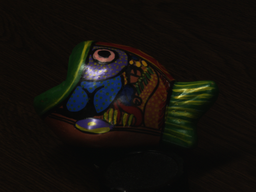
#> input picture single_image/TanR_and_IkeuchiK/highlight/images/fish.ppm, 256 x 192 px, shrunk from 640 x 480 before the run, found by its file name
$ jupyter execute clean.ipynb   (shell and % lines are left out)   (older library calls are emulated)
#> lines starting #> are read from the running program, lines starting #| are printed output that depends on the picture; after the words box and inside, x2 and y2 are one past the last pixel; in counts of white or black regions, pixels touching at a corner belong together; long printed decimals are rounded
#> further down, image is the input picture: PIL image 256x192 RGB; mean R, G, B 19.3, 16.6, 12.6
[cell 1]
import cv2
import numpy as np
from matplotlib import pyplot as plt
from multiprocessing import Pool
import time
import dill
from PIL import Image

[cell 2]
def show_img(img):
    cv2.imshow("img", img)
    cv2.waitKey(0)
    cv2.destroyAllWindows()
def show_plt_img(img_in):
    img = cv2.cvtColor(img_in, cv2.COLOR_BGR2RGB)
    plt.imshow(img)
def print_max_min_median(M):
    print(f"max={M.max()}, min={M.min()}, median={np.median(M)}")

### We perform the proposed algorithm on endoscopic images under design parameters α = 0.05, β1 ∈ [1, 5], β2 = 0.1, and τ ∈ [0.01, 0.1], and on natural images under design parameters α = 0.1, τ = 0.01, β1 = 3, and β2 = 0.1.

[cell 3]
alpha = 0.1
theta = 0.01
sigma = 0.01

[cell 4]
def make_square(im, min_size=256, fill_color=(0, 0, 0, 0)):
#> called with min_size = 256, fill_color = (0, 0, 0, 0)
    x, y = im.size
#> x = 256; y = 192
    size = max(min_size, x, y)
#> size = 256
    new_im = Image.new('RGBA', (size, size), fill_color)
#> new_im: PIL image 256x256 RGBA; every value is 0
    new_im.paste(im, (int((size - x) / 2), int((size - y) / 2)))
    return new_im

image = Image.open('fish.ppm')
new_image = make_square(image)
new_image.save('fish_square.ppm', 'PPM')

[cell 5]
img = cv2.imread('fish_square.ppm').astype('float32') / 255.0
# img = cv2.imread('fish.ppm').astype('float32') / 255.0
print_max_min_median(img)
#| max=0.9294, min=0.0, median=0.03529
show_plt_img(img)
# show_img(img)

### Compute H(x); S(x); V(x)g by HSV transformation

[cell 6]
hsv_img = cv2.cvtColor(cv2.imread('fish_square.ppm'), cv2.COLOR_BGR2HSV).astype('float32') / 255.0
# hsv_img = cv2.cvtColor(cv2.imread('fish.ppm'), cv2.COLOR_BGR2HSV).astype('float32') / 255.0
print_max_min_median(hsv_img)
#| max=0.9412, min=0.0, median=0.05882
H, S, V = hsv_img[:, :, 0], hsv_img[:, :, 1], hsv_img[:, :, 2]
plt.imshow(hsv_img)
# show_img(hsv_img)

### Compute highlight detection sets by (8) and (9)

[cell 7]
def show_with_mask(img, mask):
    coef_indxs = np.copy(mask)
    coef_indxs[coef_indxs == True] = 1
    coef_indxs[coef_indxs == False] = 0
    _3d_coef_indxs = np.repeat(coef_indxs[:, :, np.newaxis], 3, axis=2)
    plt.imshow(img * _3d_coef_indxs)

#### 8 $X_{SV}$(x) = {x| S(x) < α; V(x) > 1 − α}

[cell 8]
X_SV = np.array(S < alpha) | np.array(V > (1 - alpha))
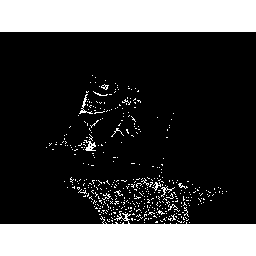
#> X_SV: shape (256, 256) bool; 27.2% white; 430 white regions (418 under 20 px), largest, box (x1, y1, x2, y2) and area: (0, 211, 256, 256) 8280, (0, 0, 256, 32) 8192, (84, 140, 96, 151) 67

[cell 9]
show_with_mask(img, X_SV)

#### 9 $X_G(x) = \{x|G(x) ≥ τ \}$

gradient magnitude of dark-channel image $\hat{I}(x) = min_{c∈{r,g,b}} I_c(x)$

[cell 10]
I_b, I_g, I_r = cv2.split(img)
I_gmd = np.minimum(I_b, I_g, I_r)
print_max_min_median(I_gmd)
#| max=0.7569, min=0.0, median=0.03137

$G(x) =\frac{\sqrt{(\hat{I}(x+1,y)−\hat{I}(x−1,y))^2+(\hat{I}(x,y+1)−\hat{I}(x,y−1))^2}}{2}$

[cell 11]
def check_bound(x, upper_bound):
    b1 = x - 1 > 0
    b2 = x + 1 < upper_bound
    return b1 and b2

G = np.copy(I_gmd)
for y in range(I_gmd.shape[0]):
    for x in range(I_gmd.shape[1]):
        if not check_bound(x, I_gmd.shape[1]) or  not check_bound(y, I_gmd.shape[0]):
            continue

        G[y, x] = np.sqrt( ( I_gmd[y, x+1] - I_gmd[y, x-1] ) ** 2  +  ( I_gmd[y+1, x] - I_gmd[y-1, x] ) ** 2 ) / 2

[cell 12]
X_G = np.array(G >= theta)
#> X_G: shape (256, 256) bool; 10% white; 82 white regions (70 under 20 px), largest, box (x1, y1, x2, y2) and area: (65, 77, 150, 146) 2928, (0, 31, 256, 225) 1618, (166, 113, 216, 150) 720
show_with_mask(img, X_G)

### Compute Hue estimate $H^∗$(x) by (11)
### Compute Saturation estimate $S^∗$(x) by (12)

#### We propose a joint HSV and RGB-space detection set as below
#### $X_{SVG}(x) = X_{SV}(x) \cup X_G(x)$

[cell 13]
X_SVG = X_SV | X_G
#> X_SVG: shape (256, 256) bool; 36% white; 356 white regions (342 under 20 px), largest, box (x1, y1, x2, y2) and area: (0, 0, 256, 256) 17598, (64, 77, 150, 170) 3720, (166, 113, 216, 150) 721
show_with_mask(img, X_SVG)

$\begin{aligned} w_{S V G}(\mathbf{x}) &=\left\{\begin{array}{ll}\alpha, & \mathbf{x} \in X_{S V G}(\mathbf{x}) \\ 1, & \text {else}\end{array}\right.\\
\end{aligned}$   $~~~~~\mathbf{(13)}$

[cell 14]
W_svg_matrix = np.ones(X_SVG.shape).astype('float32')
W_svg_matrix[X_SVG == True] = alpha
W_svg_matrix[X_SVG == False] = 1.0
np.unique(W_svg_matrix)

### _____

$\begin{aligned} w_{H S}(\mathbf{x}, \mathbf{u})=e^{\left(\frac{-(\mathbf{H}(\mathbf{x})-\mathbf{H}(\mathbf{u}))^{2}}{\sigma^{2}}\right.} e^{\left.-(1-\mathbf{S}(\mathbf{u}))^{2}\right)} \end{aligned}$

### _____

$\mathbf{H}^{*}(x)=\frac{1}{\sum_{u \in \Omega(\mathbf{x})} w_{S V G}(\mathbf{u})} \sum_{u \in \Omega(\mathbf{x})} \mathbf{H}(\mathbf{u}) w_{S V G}(u)$     $~~~~~\mathbf{(11)}$

$\mathbf{S}^{*}(x)=\frac{1}{\sum_{u \in \Omega(\mathbf{x})} w_{H S}(\mathbf{x}, \mathbf{u})} \sum_{u \in \Omega(\mathbf{x})} \mathbf{S}(\mathbf{u}) w_{H S}(\mathbf{x}, \mathbf{u})$    $~~~~~\mathbf{(12)}$

[cell 15]
print

[cell 16]
def calc_size(point, shape, window_size):
    result = [0, 0, 0, 0]
    y, x = point
    edge = (window_size - 1) // 2
    result[0] = max(y - edge, 0)
    result[1] = min(shape[0], y + edge)

    result[2] = max(x - edge, 0)
    result[3] = min(x + edge, shape[1])
    return result

def get_part(size, matrix):
    return matrix[size[0] : size[1], size[2] : size[3]]

def get_whs(H_x, H_window, S_window):
    part1 = (-(H_x - H_window) ** 2) / (sigma ** 2)
#     part2 = - (1 - S_window ** 2)
    part2 =  - (1 - S_window) ** 2
    return np.exp(part1) * np.exp(part2)
#     return np.exp(part1 * np.exp(part2))
    #     mb mistake in paper

[cell 17]
window_size = 7
# [4 lines of commented-out code are left out]
H_11 = np.copy(H)
S_12 = np.copy(S)
n = 0
for y in range(X_SVG.shape[0]):
    for x in range(X_SVG.shape[1]):
        if X_SVG[y, x] == True:
            n+=1
            size = calc_size((y, x), X_SVG.shape, window_size)
#             H_window = get_part(size, H)
#             S_window = get_part(size, S)
            H_window = get_part(size, H_11)
            S_window = get_part(size, S_12)

            wsvg = get_part(size, W_svg_matrix)
            H_svg = H_window * wsvg
            H_11[y, x] = (1 / wsvg.sum()) * H_svg.sum()

            whs = get_whs(H[y, x], H_window, S_window)
            S_whs = whs * S_window
# [14 lines of commented-out code are left out]
            if whs.sum() == 0:
                S_12[y,x] = 1.0
            else:
                S_12[y, x] = (1 / whs.sum()) * S_whs.sum()
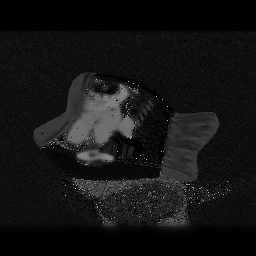
#> H_11: shape (256, 256) float32; min 0, max 0.702, mean 0.0774
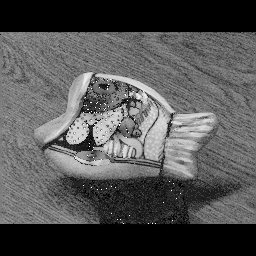
#> S_12: shape (256, 256) float32; min 0, max 1, mean 0.329
n
#> Out = 23602

[cell 18]
np.unique(X_SVG.astype('float32'))
#> Out = [0, 1]

[cell 19]
mask = X_SVG.astype('float32')
# _hsv_new= cv2.inpaint(cv2.merge([H_11, S_12, O]).astype('uint8')*255, cv2.merge([mask,mask, mask]).astype('uint8')*255, 3, cv2.INPAINT_TELEA)
_H = cv2.inpaint(H.astype('uint8')*255, mask.astype('uint8')*255, 3, cv2.INPAINT_TELEA).astype('float32') / 255.0
# _H = cv2.inpaint(H_11, mask, 3, cv2.INPAINT_TELEA)

[cell 20]
np.unique(_H)
#> Out = [0]

[cell 21]
O = np.ones(H.shape).astype('float32')
_hsv_new =  cv2.merge([H_11, S_12, O])
# _hsv_new =  cv2.merge([H_11, S_12, V])
# _hsv_new =  cv2.merge([H * H_11,S* S_12, V])
# _hsv_new =  cv2.merge([H,S, V])

[cell 22]
_hsv_new =  cv2.merge([H_11, S_12, O])
rgb_new_hsv = cv2.cvtColor((_hsv_new * 255).astype('uint8'), cv2.COLOR_HSV2RGB).astype('float32') / 255.0
plt.imshow(rgb_new_hsv)

[cell 23]
V_m = np.copy(V)
V3 = cv2.merge([V_m,V_m,V_m])
plt.imshow(V3 * rgb_new_hsv)

[cell 24]
i = cv2.cvtColor(( V3 * rgb_new_hsv * 255).astype('uint8'), cv2.COLOR_RGB2BGR)
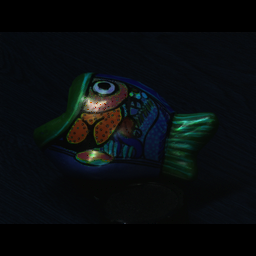
#> i: shape (256, 256, 3); mean R, G, B 8.8, 12.4, 13.8
cv2.imwrite(f"V3_rgb.png", i)
#> Out = True

[cell 25]
_hsv_new =  cv2.merge([H, S, O])
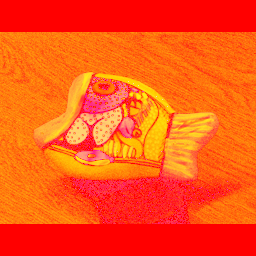
#> _hsv_new: shape (256, 256, 3) float32; mean of channels 0, 1, 2 0.0734, 0.324, 1; drawn as B, G, R
rgb_new_hsv = cv2.cvtColor((_hsv_new * 255).astype('uint8'), cv2.COLOR_HSV2RGB).astype('float32') / 255.0
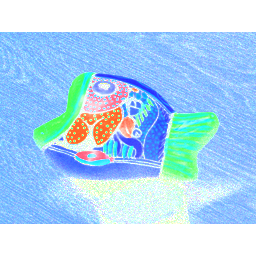
#> rgb_new_hsv: shape (256, 256, 3) float32; mean of channels 0, 1, 2 0.955, 0.844, 0.694; drawn as B, G, R
plt.imshow(rgb_new_hsv)

### Compute diffuse chromaticity estimate by (15)

$\Lambda^{*}(\mathbf{x})=\varphi^{-1}\left(I_{H}^{*}, I_{S}^{*}, 1\right)$

where $\varphi^{-1}$  is the inverse transformation from HSV color
space to RGB color space

[cell 26]
O = np.ones(H.shape).astype('float32')
_hsv_new =  cv2.merge([H_11, S_12, O])
_diff_chrom = cv2.cvtColor((_hsv_new * 255).astype('uint8'), cv2.COLOR_HSV2RGB).astype('float32') / 255.0
plt.imshow(_diff_chrom)
# show_img(_diff_chrom)

### Compute $m^∗_d$(x) by updating algorithm (25)

\begin{array}{l}
m_{d}^{k+1}(\mathbf{x})=P_{\Omega_{1}}\left[m_{d}^{k}(\mathbf{x})-h_{k} \frac{\partial E}{\partial m_{d}}\left(m_{d}^{k}(\mathbf{x}), m_{s}^{k}(\mathbf{x}), \mathbf{q}^{k}(\mathbf{x})\right)\right] \\
m_{s}^{k+1}(\mathbf{x})=P_{\Omega_{2}}\left[m_{s}^{k}(\mathbf{x})-h_{k} \frac{\partial E}{\partial m_{s}}\left(m_{d}^{k}(\mathbf{x}), m_{s}^{k}(\mathbf{x}), \mathbf{p}^{k}(\mathbf{x})\right)\right] \\
\mathbf{p}^{k+1}(\mathbf{x})=P_{\Omega_{3}}\left[\mathbf{p}^{k}(\mathbf{x})-h_{k} \beta_{2} \nabla m_{s}^{k}(\mathbf{x})\right] \\
\mathbf{q}^{k+1}(\mathbf{x})=\mathbf{q}^{k}(\mathbf{x})-h_{k} \beta_{1}\left(\nabla m_{d}^{k}(\mathbf{x})-\mathbf{q}^{k}(\mathbf{x})\right)
\end{array}

I(x) D md(x)3∗(x) C ms(x)0(x) C δ(x)

[cell 27]
def P1(u):
    u[u < 0] = 0
    u[u > 1] = 1
    return u

def P2(u):
    u[u < 0] = 0
    u[u > 1] = 1
    return u

def P3(u):
    u[u < -1] = -1
    u[u > 1] = 1
    return u

[cell 28]
def sobel_filter(image, flag):
    result = []
    colors = cv2.split(image)
    for c in colors:
        color = c
#         color = cv2.cvtColor(c, cv2.COLOR_RGB2GRAY)
#         color = cv2.GaussianBlur(c, (7, 7), 0)
        if flag:
            color = cv2.Sobel(color, cv2.CV_64F, 1, 0, ksize=5)
        else:
            color = cv2.Sobel(color, cv2.CV_64F, 0, 1, ksize=5)
        result.append(color)


    return cv2.merge(result)

def show_filter(img):
    f, ax = plt.subplots(2, 3, figsize=(15,15))
    sobelx = sobel_filter(img, True)
    for i, color in enumerate(cv2.split(sobelx)):
        ax[0, i].set_title(f"X color {i}")
        ax[0, i].imshow(color, cmap='gray')

    sobely = sobel_filter(img, False)
    for i, color in enumerate(cv2.split(sobely)):
        ax[1, i].set_title(f"Y color {i}")
        ax[1, i].imshow(color, cmap='gray')

[cell 29]
def gen_1(shape):
    return (np.random.rand(*shape) * 0.001).astype('float32')
#     return np.random.choice(np.arange(0.3, 0.8, 0.001), shape)

def gen_2(shape):
    return (np.random.choice(np.arange(-1, 1, 0.001), shape)* 0.001).astype('float32')

When the highlight region is very small,
 is chosen to be 0. Otherwise,  is in general chosen as
the mean intensity of the neighborhood around the highlight
region

modification 1 -e only for hihlight, 1 otherwise

[cell 30]
from collections import defaultdict
data = defaultdict(lambda: defaultdict(list))
shape = img.shape

_Gamma = np.ones(shape).astype('float32')
_Gamma[:,:,0] = 1.0 - cv2.blur(I_r, (3,3))
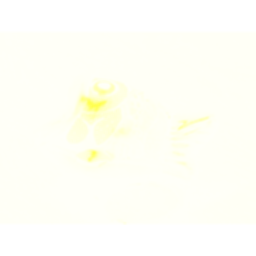
#> _Gamma: shape (256, 256, 3) float32; mean of channels 0, 1, 2 0.967, 1, 1; drawn as B, G, R
_Gamma[:,:,0][~X_SVG] = 1.0
_I = img

_m_d = P1(cv2.merge([V,V,V]))
_m_s = P2((img - _m_d * _diff_chrom) / _Gamma)
#> in P2, `u[u > 1] = 1`:
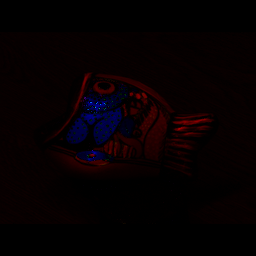
#> u: shape (256, 256, 3) float32; mean of channels 0, 1, 2 0.00691, 0.000603, 0.0246; drawn as B, G, R

init_m_d = np.copy(_m_d)
init_m_s = np.copy(_m_s)

_p_x, _p_y  = gen_2(shape), gen_2(shape)
_q_x, _q_y  = gen_2(shape), gen_2(shape)

_h = np.ones(shape)
_h[_h == 1] = 0.001

B1 = 3
B2 = 0.1

[cell 31]
plt.imshow(_m_d * _diff_chrom)

[cell 32]
plt.imshow(_m_s * _Gamma)

[cell 33]
f, ax = plt.subplots(1, 3, figsize=(15,15))
for i, color in enumerate(cv2.split(_m_s * _Gamma)):
    ax[i].imshow(color, cmap='gray')
#> this loop made 3 passes
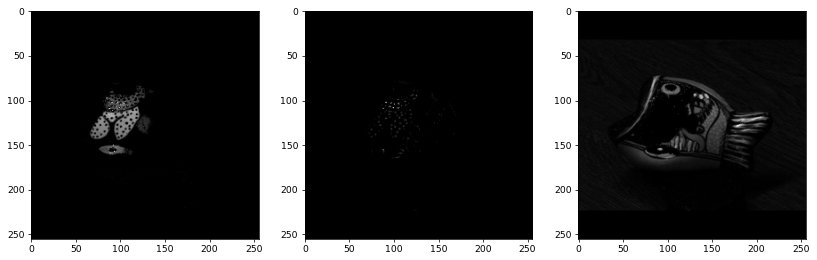
#> figure drawn by matplotlib, 3 panels

### Init m_d

[cell 34]
show_filter(_m_d)
#> the loop in sobel_filter, `for c in colors:` made 3 passes
#> the loop in show_filter, `for i, color in enumerate(cv2.split(sobelx)):` made 3 passes
#> the loop in sobel_filter (call 2), `for c in colors:` made 3 passes
#> the loop in show_filter, `for i, color in enumerate(cv2.split(sobely)):` made 3 passes

### Init m_s

[cell 35]
show_filter(_m_s)
#> the loop in sobel_filter (call 3), `for c in colors:` made 3 passes
#> pass 2, in sobel_filter (call 3), `color = cv2.Sobel(color, cv2.CV_64F, 1, 0, ksize=5)`:
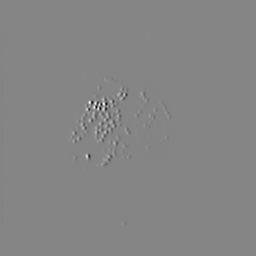
#> color: shape (256, 256) float64; min -7.23, max 6.61, mean -0.000285; drawn with min black and max white
#> the loop in show_filter (call 2), `for i, color in enumerate(cv2.split(sobelx)):` made 3 passes
#> the loop in show_filter (call 2), `for i, color in enumerate(cv2.split(sobely)):` made 3 passes

[cell 36]
def div(img):
    sobel_x = sobel_filter(m_s_k, True)
    sobel_y = sobel_filter(m_s_k, False)
    return sobel_x + sobel_y

[cell 37]
h = _h[:,:,0]
for color in range(3):
    m_d, m_s  = _m_d[:, :, color], _m_s[:, :, color]
    p_x, p_y  = _p_x[:, :, color], _p_y[:, :, color]
    q_x, q_y  = _q_x[:, :, color], _q_y[:, :, color]
    Gamma = np.copy(_Gamma[:,:, color])
    I = np.copy(_I[:,:, color])
    diff_chrom = np.copy(_diff_chrom[:, :, color])
    k = [p_x, p_y
        ,q_x, q_y
        ,m_d, m_s ]
    for i in range(100):
#     while True:
        p_x_k, p_y_k, q_x_k, q_y_k, m_d_k, m_s_k = k

        g_m_s_x = sobel_filter(m_s_k, True)
        g_m_s_y = sobel_filter(m_s_k, False)
        p_x = P3(p_x_k - h * B2 * g_m_s_x)
        p_y = P3(p_y_k - h * B2 * g_m_s_y)

        g_m_d_x = sobel_filter(m_d_k, True)
        g_m_d_y = sobel_filter(m_d_k, False)

        q_x = q_x_k - h * B1 * (g_m_d_x - q_x_k)
        q_y = q_y_k - h * B1 * (g_m_d_y - q_y_k)

#         div_p = div(p_x_k) + div(p_y_k)
        div_p = sobel_filter(p_x_k, True) + sobel_filter(p_y_k, False)

        dE_dm_s = (m_d_k * diff_chrom + m_s_k * Gamma - I).T * Gamma - B2 * div_p
        m_s = P2(m_s_k - h * dE_dm_s)

#         div_q = div(q_x_k) + div(q_y_k)
        div_q = sobel_filter(q_x_k, True) + sobel_filter(q_y_k, False)
        dE_dm_d = (m_d_k * diff_chrom + m_s_k * Gamma - I).T * diff_chrom - B1 * div_q

#         h[m_d < m_d_k] = 0

        m_d = P1(m_d_k - h * dE_dm_d)

        m_d[~X_SVG] = init_m_d[:,:,color][~X_SVG]
        m_s[~X_SVG] = init_m_s[:,:,color][~X_SVG]

        k = [np.copy(p_x), np.copy(p_y)
            ,np.copy(q_x), np.copy(q_y)
            ,np.copy(m_d), np.copy(m_s) ]
        if i % 1 == 0:
            data[color]['m_d'].append(m_d)

    _m_d[:, :, color], _m_s[:, :, color]  = m_d, m_s
    _p_x[:, :, color], _p_y[:, :, color]  = p_x, p_y
    _q_x[:, :, color], _q_y[:, :, color]  = q_x, q_y

###  Compute $I^∗_D$(x) = $m^∗_d$(x)$\Lambda^∗$(x)

[cell 38]
print_max_min_median(_m_d[X_SVG])
#| max=1.0, min=0.0, median=0.0

[cell 39]
plt.imshow(_m_d)

[cell 40]
r_md, g_md, b_md  = cv2.split(_m_d)
r_md[~X_SVG] = V[~X_SVG]
g_md[~X_SVG] = V[~X_SVG]
b_md[~X_SVG] = V[~X_SVG]
m3_mask = cv2.merge([r_md, g_md, b_md])

[cell 41]
i = m3_mask *  _diff_chrom
plt.imshow(i)

[cell 42]
r_md, g_md, b_md  = cv2.split(_m_d)
r_md = r_md.T
g_md = g_md.T
b_md = b_md.T
r_md[~X_SVG] = V[~X_SVG]
g_md[~X_SVG] = V[~X_SVG]
b_md[~X_SVG] = V[~X_SVG]
m3_mask = cv2.merge([r_md, g_md, b_md])

[cell 43]
i = m3_mask *  _diff_chrom
plt.imshow(i)

check each 50 steps

[cell 44]
md_r = np.copy(data[0]['m_d'])
md_g = np.copy(data[1]['m_d'])
md_b = np.copy(data[2]['m_d'])
sizes = [len(md_r),len(md_g),len(md_b)]
if not all(v == 1 for v in sizes):
    assert("different sizes")

print(f"size: {len(md_r)}")
n = 1
path_md = r'./results/m_d/'
path_md_dot_diff = r'./results/m_d_dot_diff/'
for (r,g,b) in zip(md_r,md_g,md_b):
    r_md = r
    g_md = g
    b_md = b
#     r_md = r.T
#     g_md = g.T
#     b_md = b.T
    r_md[~X_SVG] = V[~X_SVG]
    g_md[~X_SVG] = V[~X_SVG]
    b_md[~X_SVG] = V[~X_SVG]
    m3_mask = cv2.merge([r_md, g_md, b_md])
    output = cv2.cvtColor(( m3_mask * _diff_chrom * 255).astype('uint8'), cv2.COLOR_RGB2BGR)

#     cv2.imwrite(f"{path_md}{n}.png", m3_mask)
    cv2.imwrite(f"{path_md_dot_diff}{n}.png", output)
    n+=1
